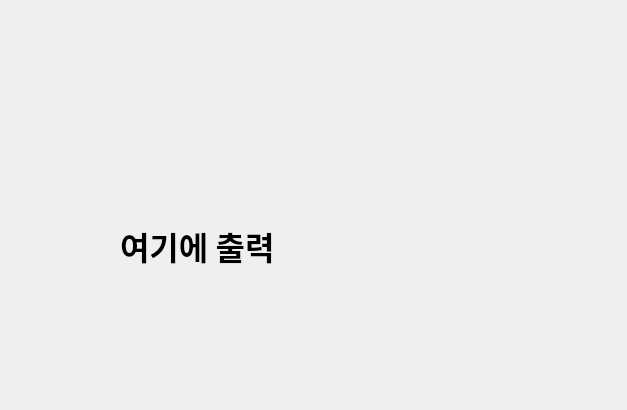
<?xml version="1.0" encoding="UTF-8"?>
<ui version="4.0">
 <class>Dialog</class>
 <widget class="QDialog" name="Dialog">
  <property name="geometry">
   <rect>
    <x>0</x>
    <y>0</y>
    <width>627</width>
    <height>410</height>
   </rect>
  </property>
  <property name="windowTitle">
   <string>Dialog</string>
  </property>
  <widget class="QLabel" name="label">
   <property name="geometry">
    <rect>
     <x>120</x>
     <y>160</y>
     <width>461</width>
     <height>171</height>
    </rect>
   </property>
   <property name="font">
    <font>
     <family>맑은 고딕</family>
     <pointsize>24</pointsize>
     <weight>75</weight>
     <bold>true</bold>
    </font>
   </property>
   <property name="text">
    <string>여기에 출력</string>
   </property>
  </widget>
 </widget>
 <resources/>
 <connections/>
</ui>
